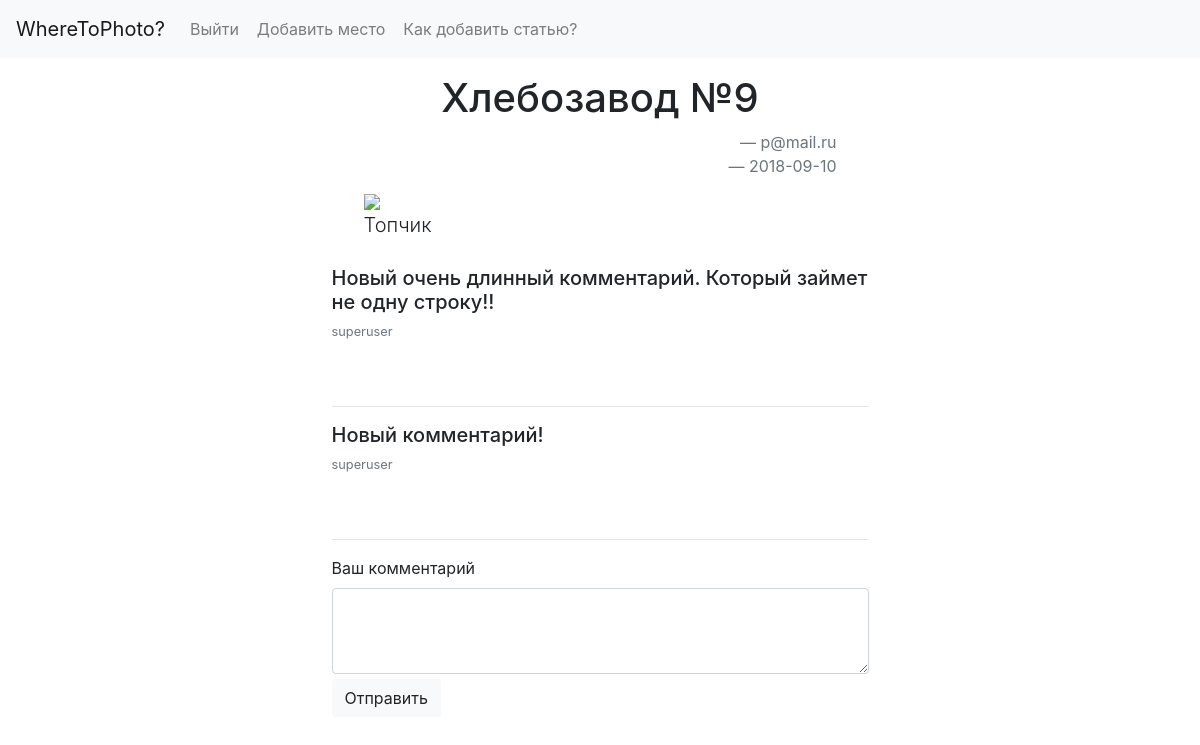
/comments/37.581660655.8067403 (signed in), run on an earlier commit of the app's database.
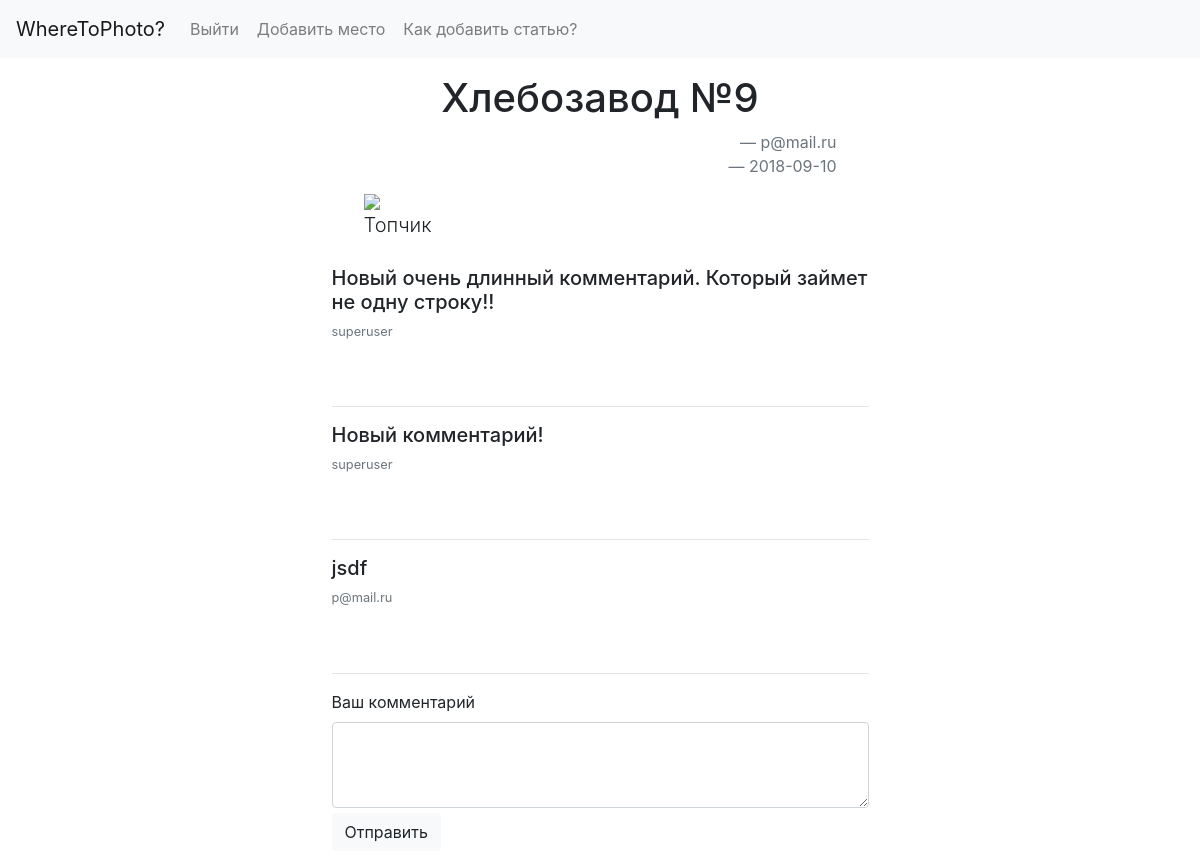
And on a later commit of the database.
### db_users.py (models this page shows, shortened)
class Comments(Base):
    __tablename__='comments'
    id = Column(Integer, primary_key=True,autoincrement=True)
    article_id = Column(Integer, ForeignKey('article.ID',ondelete = "CASCADE"),nullable=False,)
    user = Column(String(25), nullable=False)
    text = Column(String(), nullable=False)

### app.py (the view, shortened to what this page needs)
@app.route("/comments/<path:url>",methods = ['GET','POST'])
def comments(url):
    comment = {}
    t = get_article(url)
    visibility = "visible" if check_session() else "collapse"
    comments = get_all_comments(url)
    if request.method == "GET":
        return(render("comments.html", t = t, visibility = visibility, comments = comments,
            username = escape(session['username'])))

### app.py (called while the page is built)
def render_str(template,**params):
   t = jinja_env.get_template(template)
   return t.render(params)

def render(template, **kw):
   return render_str(template, **kw)

def check_session():
    if 'username' in session:
        username = escape(session['username'])
        return True
    return False

### db_process.py (called while the page is built)
def init_db(db_name = 'sqlite:///users.db'): #инициализация инструментов для доступа к базе данных
	engine = create_engine(db_name,connect_args={'check_same_thread': False})
	Base.metadata.bind = engine
	DBSession = sessionmaker(bind=engine, autoflush = True)
	session = DBSession()
	return session

def get_article(url): # получение поста
	session = init_db()
	art = session.query(Article.subject, Article.latitude,
		Article.longitude, Article.added_by, Article.pic_url,
		Article.description,Article.created_at).filter(Article.url == url).order_by(Article.ID)
	return art.one_or_none()

def get_all_comments(url): #получение всех коментов для одного поста
	session = init_db()
	post_id = session.query(Article.ID).filter(Article.url == url)
	comments = session.query(Comments.text, Comments.user, Comments.id).filter(Comments.article_id == post_id).all()
	return comments

### templates/comments.html (shortened to what this page needs)
<!DOCTYPE html>
<html>
<head>
  {% include "cssjs.html" %}
</head>
<body>
  {% include "navbar.html" %}
  <div class="container" style="max-width: 537px; margin-bottom: 0px; ">
  <div class="jumbotron" align="center" style="margin-bottom: 5px; padding-bottom: 5px;">
    <a name="{{t[0]}}"><h1 align="center" >{{t[0]}}</h1></a>
      <blockquote class="blockquote text-right">
        <footer class="blockquote-footer">{{t[3]}}</footer>
        <footer class="blockquote-footer">{{t[6]}}</footer>
      </blockquote>
        {% if t[4][:4] == "http" %}
          <img align="center" src="{{t[4]}}">
        {% else %}
          {% include "instagram.html" %}
        {% endif %}
        <p align="left" class="lead" >{{t[5]}}</p>
      </div>
      {% for comment in comments  %}
        <ul class="list-group">
      <div class="d-flex w-100 justify-content-between">
      <h5 class="mb-1">{{comment[0]}}</h5>
      </div>
        <small class="text-muted">{{comment[1]}}</small>
        </ul>
        <hr>
      {% endfor %}
      <form method="POST">
        <div class="form-group">
          <label for="commentForm">Ваш комментарий</label>
          <textarea class="form-control" name="text" id="commentForm" rows="3" style="margin-bottom: 5px;"></textarea>
          <button type="submit" class="btn btn-light" name = "add_comment_button" align = right value="{{ t[2]~t[1] }}">Отправить</button>
        </div>
      </form>
    </div>
</body>
</html>

What changed in the data, as far as the page shows it:
now on this page (row edited): Comments: text "jsdf", user "p@mail.ru"
